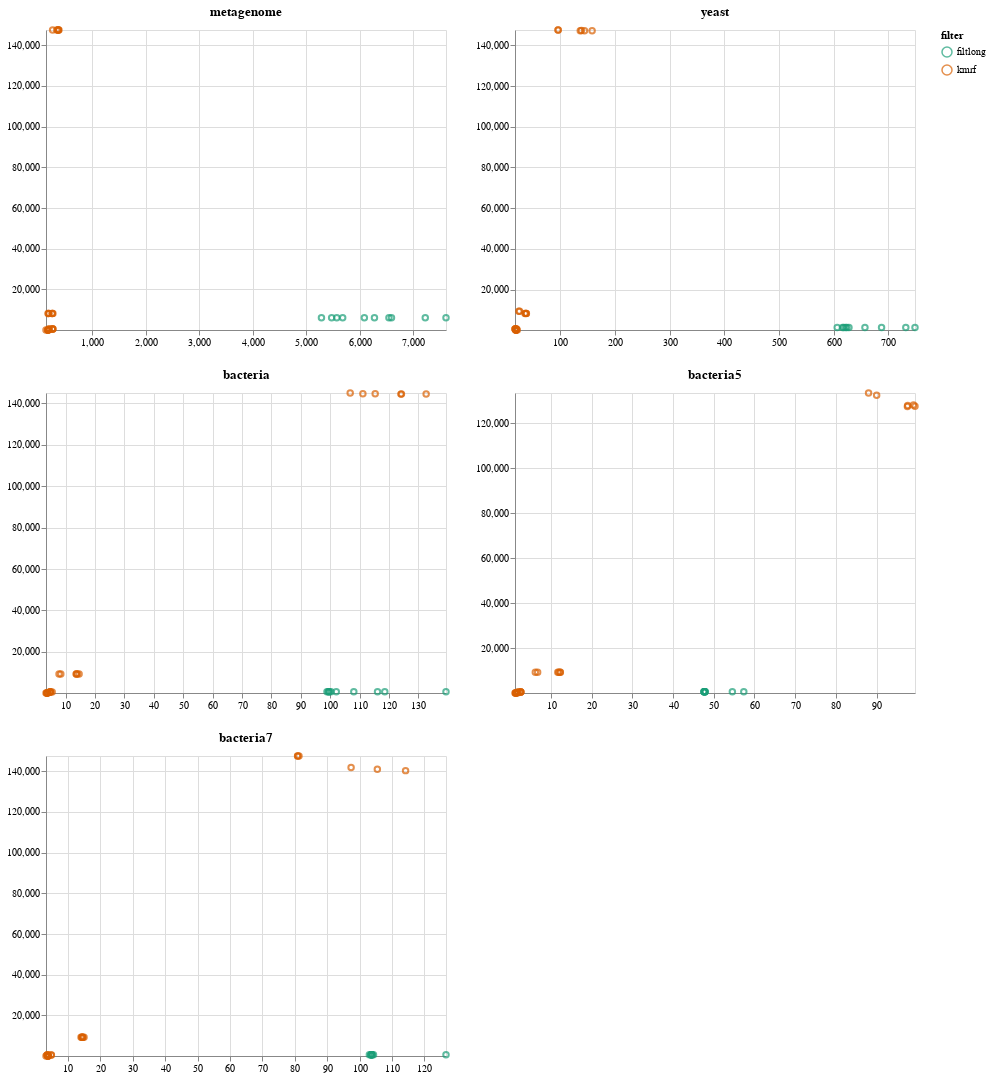

The notebook cell this image was saved under:
### Markdown cell above
### Benchmark

### Code cell
import cocktail
import cocktail.filter
import cocktail.utils

df = cocktail.filter.dataframe_bench()

all_fig = list()
for dataset in set(df.dataset):
    all_fig.append(cocktail.utils.group_scatter(df[df.dataset == dataset], "time", "memory", "filter", None, dataset))

fig = ((all_fig[0] | all_fig[1]) & (all_fig[2] | all_fig[3])) & all_fig[4]

fig

### Figure 1 — Vega-Lite specification as saved in the notebook (floating-point values rounded to 4 significant figures)
{"config": {"view": {"height": 300, "width": 400}, "range": {"category": {"scheme": "dark2"}}}, "vconcat": [{"hconcat": [{"data": {"name": "data-daa2b8cf19ef39d29a99d03645affc32"}, "mark": "point", "encoding": {"color": {"type": "nominal", "field": "filter"}, "x": {"type": "quantitative", "field": "time", "scale": {"domain": [136.6, 7608.0]}, "title": ""}, "y": {"type": "quantitative", "field": "memory", "scale": {"domain": [77.73, 147500.0]}, "title": ""}}, "title": "metagenome"}, {"data": {"name": "data-61670e67d1fa1c9f4fdee9ee5397a595"}, "mark": "point", "encoding": {"color": {"type": "nominal", "field": "filter"}, "x": {"type": "quantitative", "field": "time", "scale": {"domain": [17.06, 748.6]}, "title": ""}, "y": {"type": "quantitative", "field": "memory", "scale": {"domain": [126.0, 147500.0]}, "title": ""}}, "title": "yeast"}]}, {"hconcat": [{"data": {"name": "data-41b6d773fa43aff0dd28ef93ef90f41d"}, "mark": "point", "encoding": {"color": {"type": "nominal", "field": "filter"}, "x": {"type": "quantitative", "field": "time", "scale": {"domain": [3.34, 139.4]}, "title": ""}, "y": {"type": "quantitative", "field": "memory", "scale": {"domain": [87.95, 145100.0]}, "title": ""}}, "title": "bacteria"}, {"data": {"name": "data-4096d5cccdba0446a021d8f0f3613aec"}, "mark": "point", "encoding": {"color": {"type": "nominal", "field": "filter"}, "x": {"type": "quantitative", "field": "time", "scale": {"domain": [1.12, 99.46]}, "title": ""}, "y": {"type": "quantitative", "field": "memory", "scale": {"domain": [120.6, 133500.0]}, "title": ""}}, "title": "bacteria5"}]}, {"data": {"name": "data-9d6a2cf27edb3a8c3b89fc2aa3135502"}, "mark": "point", "encoding": {"color": {"type": "nominal", "field": "filter"}, "x": {"type": "quantitative", "field": "time", "scale": {"domain": [3.24, 126.7]}, "title": ""}, "y": {"type": "quantitative", "field": "memory", "scale": {"domain": [89.09, 147500.0]}, "title": ""}}, "title": "bacteria7"}], "$schema": "https://vega.github.io/schema/vega-lite/v4.8.1.json", "datasets": {"data-daa2b8cf19ef39d29a99d03645affc32": [{"filter": "filtlong", "dataset": "metagenome", "params": "q90", "time": 5678.0, "memory": 6080.0, "size": 32125836484}, {"filter": "filtlong", "dataset": "metagenome", "params": "q91", "time": 5282.0, "memory": 6082.0, "size": 32125836484}, {"filter": "filtlong", "dataset": "metagenome", "params": "q92", "time": 6083.0, "memory": 6081.0, "size": 32125836484}, {"filter": "filtlong", "dataset": "metagenome", "params": "q93", "time": 5472.0, "memory": 6080.0, "size": 32125836484}, {"filter": "filtlong", "dataset": "metagenome", "params": "q94", "time": 5568.0, "memory": 6080.0, "size": 32125836484}, {"filter": "filtlong", "dataset": "metagenome", "params": "q95", "time": 6272.0, "memory": 6079.0, "size": 32125836484}, {"filter": "filtlong", "dataset": "metagenome", "params": "q96", "time": 6590.0, "memory": 6081.0, "size": 32125836484}, {"filter": "filtlong", "dataset": "metagenome", "params": "q97", "time": 6542.0, "memory": 6080.0, "size": 32125836484}, {"filter": "filtlong", "dataset": "metagenome", "params": "q98", "time": 7608.0, "memory": 6083.0, "size": 32125836484}, {"filter": "filtlong", "dataset": "metagenome", "params": "q99", "time": 7221.0, "memory": 6080.0, "size": 32125836484}, {"filter": "kmrf", "dataset": "metagenome", "params": "k13.r70", "time": 179.2, "memory": 80.19, "size": 32125836484}, {"filter": "kmrf", "dataset": "metagenome", "params": "k13.r75", "time": 174.9, "memory": 77.73, "size": 32125836484}, {"filter": "kmrf", "dataset": "metagenome", "params": "k13.r80", "time": 178.0, "memory": 79.13, "size": 32125836484}, {"filter": "kmrf", "dataset": "metagenome", "params": "k13.r85", "time": 136.6, "memory": 79.39, "size": 32125836484}, {"filter": "kmrf", "dataset": "metagenome", "params": "k13.r90", "time": 172.1, "memory": 78.32, "size": 32125836484}, {"filter": "kmrf", "dataset": "metagenome", "params": "k13.r95", "time": 171.9, "memory": 77.98, "size": 32125836484}, {"filter": "kmrf", "dataset": "metagenome", "params": "k15.r70", "time": 255.6, "memory": 561.9, "size": 32125836484}, {"filter": "kmrf", "dataset": "metagenome", "params": "k15.r75", "time": 192.1, "memory": 559.5, "size": 32125836484}, {"filter": "kmrf", "dataset": "metagenome", "params": "k15.r80", "time": 267.1, "memory": 559.5, "size": 32125836484}, {"filter": "kmrf", "dataset": "metagenome", "params": "k15.r85", "time": 262.3, "memory": 560.5, "size": 32125836484}, {"filter": "kmrf", "dataset": "metagenome", "params": "k15.r90", "time": 199.6, "memory": 559.5, "size": 32125836484}, {"filter": "kmrf", "dataset": "metagenome", "params": "k15.r95", "time": 258.0, "memory": 559.5, "size": 32125836484}, {"filter": "kmrf", "dataset": "metagenome", "params": "k17.r70", "time": 265.9, "memory": 8244.0, "size": 32125836484}, {"filter": "kmrf", "dataset": "metagenome", "params": "k17.r75", "time": 177.8, "memory": 8240.0, "size": 32125836484}, {"filter": "kmrf", "dataset": "metagenome", "params": "k17.r80", "time": 178.9, "memory": 8240.0, "size": 32125836484}, {"filter": "kmrf", "dataset": "metagenome", "params": "k17.r85", "time": 195.9, "memory": 8243.0, "size": 32125836484}, {"filter": "kmrf", "dataset": "metagenome", "params": "k17.r90", "time": 252.9, "memory": 8242.0, "size": 32125836484}, {"filter": "kmrf", "dataset": "metagenome", "params": "k17.r95", "time": 251.9, "memory": 8240.0, "size": 32125836484}, {"filter": "kmrf", "dataset": "metagenome", "params": "k19.r70", "time": 260.1, "memory": 147500.0, "size": 32125836484}, {"filter": "kmrf", "dataset": "metagenome", "params": "k19.r75", "time": 362.5, "memory": 147500.0, "size": 32125836484}, {"filter": "kmrf", "dataset": "metagenome", "params": "k19.r80", "time": 378.3, "memory": 147500.0, "size": 32125836484}, {"filter": "kmrf", "dataset": "metagenome", "params": "k19.r85", "time": 363.0, "memory": 147500.0, "size": 32125836484}, {"filter": "kmrf", "dataset": "metagenome", "params": "k19.r90", "time": 337.8, "memory": 147500.0, "size": 32125836484}, {"filter": "kmrf", "dataset": "metagenome", "params": "k19.r95", "time": 367.3, "memory": 147500.0, "size": 32125836484}], "data-61670e67d1fa1c9f4fdee9ee5397a595": [{"filter": "filtlong", "dataset": "yeast", "params": "q90", "time": 621.8, "memory": 1324.0, "size": 3500654831}, {"filter": "filtlong", "dataset": "yeast", "params": "q91", "time": 624.0, "memory": 1325.0, "size": 3500654831}, {"filter": "filtlong", "dataset": "yeast", "params": "q92", "time": 731.8, "memory": 1317.0, "size": 3500654831}, {"filter": "filtlong", "dataset": "yeast", "params": "q93", "time": 748.6, "memory": 1319.0, "size": 3500654831}, {"filter": "filtlong", "dataset": "yeast", "params": "q94", "time": 627.9, "memory": 1319.0, "size": 3500654831}, {"filter": "filtlong", "dataset": "yeast", "params": "q95", "time": 618.2, "memory": 1327.0, "size": 3500654831}, {"filter": "filtlong", "dataset": "yeast", "params": "q96", "time": 606.4, "memory": 1317.0, "size": 3500654831}, {"filter": "filtlong", "dataset": "yeast", "params": "q97", "time": 687.5, "memory": 1319.0, "size": 3500654831}, {"filter": "filtlong", "dataset": "yeast", "params": "q98", "time": 616.2, "memory": 1316.0, "size": 3500654831}, {"filter": "filtlong", "dataset": "yeast", "params": "q99", "time": 657.1, "memory": 1319.0, "size": 3500654831}, {"filter": "kmrf", "dataset": "yeast", "params": "k13.r70", "time": 18.97, "memory": 133.1, "size": 3500654831}, {"filter": "kmrf", "dataset": "yeast", "params": "k13.r75", "time": 19.15, "memory": 126.7, "size": 3500654831}, {"filter": "kmrf", "dataset": "yeast", "params": "k13.r80", "time": 19.06, "memory": 131.1, "size": 3500654831}, {"filter": "kmrf", "dataset": "yeast", "params": "k13.r85", "time": 21.28, "memory": 127.2, "size": 3500654831}, {"filter": "kmrf", "dataset": "yeast", "params": "k13.r90", "time": 18.64, "memory": 130.8, "size": 3500654831}, {"filter": "kmrf", "dataset": "yeast", "params": "k13.r95", "time": 18.32, "memory": 126.0, "size": 3500654831}, {"filter": "kmrf", "dataset": "yeast", "params": "k15.r70", "time": 19.73, "memory": 607.0, "size": 3500654831}, {"filter": "kmrf", "dataset": "yeast", "params": "k15.r75", "time": 19.37, "memory": 611.3, "size": 3500654831}, {"filter": "kmrf", "dataset": "yeast", "params": "k15.r80", "time": 18.47, "memory": 613.4, "size": 3500654831}, {"filter": "kmrf", "dataset": "yeast", "params": "k15.r85", "time": 17.39, "memory": 611.5, "size": 3500654831}, {"filter": "kmrf", "dataset": "yeast", "params": "k15.r90", "time": 17.39, "memory": 611.4, "size": 3500654831}, {"filter": "kmrf", "dataset": "yeast", "params": "k15.r95", "time": 17.07, "memory": 606.5, "size": 3500654831}, {"filter": "kmrf", "dataset": "yeast", "params": "k17.r70", "time": 24.03, "memory": 9309.0, "size": 3500654831}, {"filter": "kmrf", "dataset": "yeast", "params": "k17.r75", "time": 25.46, "memory": 9309.0, "size": 3500654831}, {"filter": "kmrf", "dataset": "yeast", "params": "k17.r80", "time": 37.6, "memory": 8289.0, "size": 3500654831}, {"filter": "kmrf", "dataset": "yeast", "params": "k17.r85", "time": 37.87, "memory": 8291.0, "size": 3500654831}, {"filter": "kmrf", "dataset": "yeast", "params": "k17.r90", "time": 36.4, "memory": 8292.0, "size": 3500654831}, {"filter": "kmrf", "dataset": "yeast", "params": "k17.r95", "time": 35.4, "memory": 8289.0, "size": 3500654831}, {"filter": "kmrf", "dataset": "yeast", "params": "k19.r70", "time": 158.1, "memory": 147200.0, "size": 3500654831}, {"filter": "kmrf", "dataset": "yeast", "params": "k19.r75", "time": 144.2, "memory": 147200.0, "size": 3500654831}, {"filter": "kmrf", "dataset": "yeast", "params": "k19.r80", "time": 138.5, "memory": 147300.0, "size": 3500654831}, {"filter": "kmrf", "dataset": "yeast", "params": "k19.r85", "time": 136.5, "memory": 147200.0, "size": 3500654831}, {"filter": "kmrf", "dataset": "yeast", "params": "k19.r90", "time": 96.08, "memory": 147500.0, "size": 3500654831}, {"filter": "kmrf", "dataset": "yeast", "params": "k19.r95", "time": 95.71, "memory": 147500.0, "size": 3500654831}], "data-41b6d773fa43aff0dd28ef93ef90f41d": [{"filter": "filtlong", "dataset": "bacteria", "params": "q90", "time": 98.89, "memory": 710.7, "size": 591394705}, {"filter": "filtlong", "dataset": "bacteria", "params": "q91", "time": 100.2, "memory": 712.6, "size": 591394705}, {"filter": "filtlong", "dataset": "bacteria", "params": "q92", "time": 139.4, "memory": 710.8, "size": 591394705}, {"filter": "filtlong", "dataset": "bacteria", "params": "q93", "time": 118.5, "memory": 710.9, "size": 591394705}, {"filter": "filtlong", "dataset": "bacteria", "params": "q94", "time": 102.0, "memory": 712.5, "size": 591394705}, {"filter": "filtlong", "dataset": "bacteria", "params": "q95", "time": 99.35, "memory": 710.6, "size": 591394705}, {"filter": "filtlong", "dataset": "bacteria", "params": "q96", "time": 99.64, "memory": 710.8, "size": 591394705}, {"filter": "filtlong", "dataset": "bacteria", "params": "q97", "time": 108.0, "memory": 712.8, "size": 591394705}, {"filter": "filtlong", "dataset": "bacteria", "params": "q98", "time": 99.58, "memory": 712.8, "size": 591394705}, {"filter": "filtlong", "dataset": "bacteria", "params": "q99", "time": 116.1, "memory": 710.9, "size": 591394705}, {"filter": "kmrf", "dataset": "bacteria", "params": "k13.r70", "time": 3.763, "memory": 90.0, "size": 591394705}, {"filter": "kmrf", "dataset": "bacteria", "params": "k13.r75", "time": 3.851, "memory": 89.87, "size": 591394705}, {"filter": "kmrf", "dataset": "bacteria", "params": "k13.r80", "time": 3.348, "memory": 88.62, "size": 591394705}, {"filter": "kmrf", "dataset": "bacteria", "params": "k13.r85", "time": 3.83, "memory": 87.95, "size": 591394705}, {"filter": "kmrf", "dataset": "bacteria", "params": "k13.r90", "time": 3.605, "memory": 92.4, "size": 591394705}, {"filter": "kmrf", "dataset": "bacteria", "params": "k13.r95", "time": 3.695, "memory": 90.59, "size": 591394705}, {"filter": "kmrf", "dataset": "bacteria", "params": "k15.r70", "time": 4.683, "memory": 629.1, "size": 591394705}, {"filter": "kmrf", "dataset": "bacteria", "params": "k15.r75", "time": 4.8, "memory": 629.0, "size": 591394705}, {"filter": "kmrf", "dataset": "bacteria", "params": "k15.r80", "time": 4.953, "memory": 629.1, "size": 591394705}, {"filter": "kmrf", "dataset": "bacteria", "params": "k15.r85", "time": 5.446, "memory": 629.1, "size": 591394705}, {"filter": "kmrf", "dataset": "bacteria", "params": "k15.r90", "time": 4.555, "memory": 570.6, "size": 591394705}, {"filter": "kmrf", "dataset": "bacteria", "params": "k15.r95", "time": 4.707, "memory": 629.0, "size": 591394705}, {"filter": "kmrf", "dataset": "bacteria", "params": "k17.r70", "time": 7.776, "memory": 9269.0, "size": 591394705}, {"filter": "kmrf", "dataset": "bacteria", "params": "k17.r75", "time": 8.375, "memory": 9269.0, "size": 591394705}, {"filter": "kmrf", "dataset": "bacteria", "params": "k17.r80", "time": 13.67, "memory": 9269.0, "size": 591394705}, {"filter": "kmrf", "dataset": "bacteria", "params": "k17.r85", "time": 14.6, "memory": 9269.0, "size": 591394705}, {"filter": "kmrf", "dataset": "bacteria", "params": "k17.r90", "time": 13.62, "memory": 9269.0, "size": 591394705}, {"filter": "kmrf", "dataset": "bacteria", "params": "k17.r95", "time": 13.98, "memory": 9269.0, "size": 591394705}, {"filter": "kmrf", "dataset": "bacteria", "params": "k19.r70", "time": 111.1, "memory": 144700.0, "size": 591394705}, {"filter": "kmrf", "dataset": "bacteria", "params": "k19.r75", "time": 124.0, "memory": 144500.0, "size": 591394705}, {"filter": "kmrf", "dataset": "bacteria", "params": "k19.r80", "time": 124.2, "memory": 144600.0, "size": 591394705}, {"filter": "kmrf", "dataset": "bacteria", "params": "k19.r85", "time": 132.6, "memory": 144600.0, "size": 591394705}, {"filter": "kmrf", "dataset": "bacteria", "params": "k19.r90", "time": 106.8, "memory": 145100.0, "size": 591394705}, {"filter": "kmrf", "dataset": "bacteria", "params": "k19.r95", "time": 115.3, "memory": 144700.0, "size": 591394705}], "data-4096d5cccdba0446a021d8f0f3613aec": [{"filter": "filtlong", "dataset": "bacteria5", "params": "q90", "time": 47.87, "memory": 710.7, "size": 253770734}, {"filter": "filtlong", "dataset": "bacteria5", "params": "q91", "time": 47.64, "memory": 710.8, "size": 253770734}, {"filter": "filtlong", "dataset": "bacteria5", "params": "q92", "time": 47.61, "memory": 710.8, "size": 253770734}, {"filter": "filtlong", "dataset": "bacteria5", "params": "q93", "time": 57.37, "memory": 710.8, "size": 253770734}, {"filter": "filtlong", "dataset": "bacteria5", "params": "q94", "time": 47.73, "memory": 712.6, "size": 253770734}, {"filter": "filtlong", "dataset": "bacteria5", "params": "q95", "time": 47.81, "memory": 710.8, "size": 253770734}, {"filter": "filtlong", "dataset": "bacteria5", "params": "q96", "time": 47.63, "memory": 710.7, "size": 253770734}, {"filter": "filtlong", "dataset": "bacteria5", "params": "q97", "time": 47.83, "memory": 710.8, "size": 253770734}, {"filter": "filtlong", "dataset": "bacteria5", "params": "q98", "time": 54.56, "memory": 710.9, "size": 253770734}, {"filter": "filtlong", "dataset": "bacteria5", "params": "q99", "time": 47.58, "memory": 710.9, "size": 253770734}, {"filter": "kmrf", "dataset": "bacteria5", "params": "k13.r70", "time": 1.692, "memory": 122.3, "size": 253770734}, {"filter": "kmrf", "dataset": "bacteria5", "params": "k13.r75", "time": 1.449, "memory": 122.0, "size": 253770734}, {"filter": "kmrf", "dataset": "bacteria5", "params": "k13.r80", "time": 1.256, "memory": 122.6, "size": 253770734}, {"filter": "kmrf", "dataset": "bacteria5", "params": "k13.r85", "time": 1.126, "memory": 122.2, "size": 253770734}, {"filter": "kmrf", "dataset": "bacteria5", "params": "k13.r90", "time": 1.269, "memory": 122.5, "size": 253770734}, {"filter": "kmrf", "dataset": "bacteria5", "params": "k13.r95", "time": 1.407, "memory": 120.6, "size": 253770734}, {"filter": "kmrf", "dataset": "bacteria5", "params": "k15.r70", "time": 1.992, "memory": 601.4, "size": 253770734}, {"filter": "kmrf", "dataset": "bacteria5", "params": "k15.r75", "time": 2.552, "memory": 602.7, "size": 253770734}, {"filter": "kmrf", "dataset": "bacteria5", "params": "k15.r80", "time": 1.774, "memory": 602.7, "size": 253770734}, {"filter": "kmrf", "dataset": "bacteria5", "params": "k15.r85", "time": 2.512, "memory": 602.6, "size": 253770734}, {"filter": "kmrf", "dataset": "bacteria5", "params": "k15.r90", "time": 2.51, "memory": 602.7, "size": 253770734}, {"filter": "kmrf", "dataset": "bacteria5", "params": "k15.r95", "time": 2.535, "memory": 602.6, "size": 253770734}, {"filter": "kmrf", "dataset": "bacteria5", "params": "k17.r70", "time": 12.27, "memory": 9306.0, "size": 253770734}, {"filter": "kmrf", "dataset": "bacteria5", "params": "k17.r75", "time": 11.87, "memory": 9306.0, "size": 253770734}, {"filter": "kmrf", "dataset": "bacteria5", "params": "k17.r80", "time": 11.64, "memory": 9306.0, "size": 253770734}, {"filter": "kmrf", "dataset": "bacteria5", "params": "k17.r85", "time": 6.117, "memory": 9306.0, "size": 253770734}, {"filter": "kmrf", "dataset": "bacteria5", "params": "k17.r90", "time": 6.687, "memory": 9306.0, "size": 253770734}, {"filter": "kmrf", "dataset": "bacteria5", "params": "k17.r95", "time": 12.22, "memory": 9306.0, "size": 253770734}, {"filter": "kmrf", "dataset": "bacteria5", "params": "k19.r70", "time": 90.03, "memory": 132500.0, "size": 253770734}, {"filter": "kmrf", "dataset": "bacteria5", "params": "k19.r75", "time": 97.59, "memory": 127400.0, "size": 253770734}, {"filter": "kmrf", "dataset": "bacteria5", "params": "k19.r80", "time": 99.1, "memory": 128100.0, "size": 253770734}, {"filter": "kmrf", "dataset": "bacteria5", "params": "k19.r85", "time": 99.46, "memory": 127600.0, "size": 253770734}, {"filter": "kmrf", "dataset": "bacteria5", "params": "k19.r90", "time": 97.67, "memory": 127900.0, "size": 253770734}, {"filter": "kmrf", "dataset": "bacteria5", "params": "k19.r95", "time": 88.04, "memory": 133500.0, "size": 253770734}], "data-9d6a2cf27edb3a8c3b89fc2aa3135502": [{"filter": "filtlong", "dataset": "bacteria7", "params": "q90", "time": 103.9, "memory": 710.7, "size": 606228083}, {"filter": "filtlong", "dataset": "bacteria7", "params": "q91", "time": 103.7, "memory": 710.6, "size": 606228083}, {"filter": "filtlong", "dataset": "bacteria7", "params": "q92", "time": 103.8, "memory": 710.7, "size": 606228083}, {"filter": "filtlong", "dataset": "bacteria7", "params": "q93", "time": 103.0, "memory": 710.7, "size": 606228083}, {"filter": "filtlong", "dataset": "bacteria7", "params": "q94", "time": 103.7, "memory": 712.5, "size": 606228083}, {"filter": "filtlong", "dataset": "bacteria7", "params": "q95", "time": 126.7, "memory": 710.7, "size": 606228083}, {"filter": "filtlong", "dataset": "bacteria7", "params": "q96", "time": 103.6, "memory": 710.7, "size": 606228083}, {"filter": "filtlong", "dataset": "bacteria7", "params": "q97", "time": 103.7, "memory": 710.8, "size": 606228083}, {"filter": "filtlong", "dataset": "bacteria7", "params": "q98", "time": 104.3, "memory": 710.7, "size": 606228083}, {"filter": "filtlong", "dataset": "bacteria7", "params": "q99", "time": 103.5, "memory": 710.8, "size": 606228083}, {"filter": "kmrf", "dataset": "bacteria7", "params": "k13.r70", "time": 3.245, "memory": 90.53, "size": 606228083}, {"filter": "kmrf", "dataset": "bacteria7", "params": "k13.r75", "time": 3.893, "memory": 89.09, "size": 606228083}, {"filter": "kmrf", "dataset": "bacteria7", "params": "k13.r80", "time": 3.865, "memory": 90.16, "size": 606228083}, {"filter": "kmrf", "dataset": "bacteria7", "params": "k13.r85", "time": 3.885, "memory": 90.06, "size": 606228083}, {"filter": "kmrf", "dataset": "bacteria7", "params": "k13.r90", "time": 3.779, "memory": 89.9, "size": 606228083}, {"filter": "kmrf", "dataset": "bacteria7", "params": "k13.r95", "time": 3.799, "memory": 90.06, "size": 606228083}, {"filter": "kmrf", "dataset": "bacteria7", "params": "k15.r70", "time": 4.849, "memory": 633.0, "size": 606228083}, {"filter": "kmrf", "dataset": "bacteria7", "params": "k15.r75", "time": 3.6, "memory": 633.2, "size": 606228083}, {"filter": "kmrf", "dataset": "bacteria7", "params": "k15.r80", "time": 3.99, "memory": 633.0, "size": 606228083}, {"filter": "kmrf", "dataset": "bacteria7", "params": "k15.r85", "time": 3.679, "memory": 570.0, "size": 606228083}, {"filter": "kmrf", "dataset": "bacteria7", "params": "k15.r90", "time": 4.896, "memory": 633.0, "size": 606228083}, {"filter": "kmrf", "dataset": "bacteria7", "params": "k15.r95", "time": 3.579, "memory": 622.8, "size": 606228083}, {"filter": "kmrf", "dataset": "bacteria7", "params": "k17.r70", "time": 14.54, "memory": 9273.0, "size": 606228083}, {"filter": "kmrf", "dataset": "bacteria7", "params": "k17.r75", "time": 14.59, "memory": 9273.0, "size": 606228083}, {"filter": "kmrf", "dataset": "bacteria7", "params": "k17.r80", "time": 14.98, "memory": 9275.0, "size": 606228083}, {"filter": "kmrf", "dataset": "bacteria7", "params": "k17.r85", "time": 14.37, "memory": 9273.0, "size": 606228083}, {"filter": "kmrf", "dataset": "bacteria7", "params": "k17.r90", "time": 14.31, "memory": 9277.0, "size": 606228083}, {"filter": "kmrf", "dataset": "bacteria7", "params": "k17.r95", "time": 14.05, "memory": 9273.0, "size": 606228083}, {"filter": "kmrf", "dataset": "bacteria7", "params": "k19.r70", "time": 80.93, "memory": 147500.0, "size": 606228083}, {"filter": "kmrf", "dataset": "bacteria7", "params": "k19.r75", "time": 80.89, "memory": 147500.0, "size": 606228083}, {"filter": "kmrf", "dataset": "bacteria7", "params": "k19.r80", "time": 81.31, "memory": 147500.0, "size": 606228083}, {"filter": "kmrf", "dataset": "bacteria7", "params": "k19.r85", "time": 114.2, "memory": 140300.0, "size": 606228083}, {"filter": "kmrf", "dataset": "bacteria7", "params": "k19.r90", "time": 97.4, "memory": 141800.0, "size": 606228083}, {"filter": "kmrf", "dataset": "bacteria7", "params": "k19.r95", "time": 105.5, "memory": 141000.0, "size": 606228083}]}}
